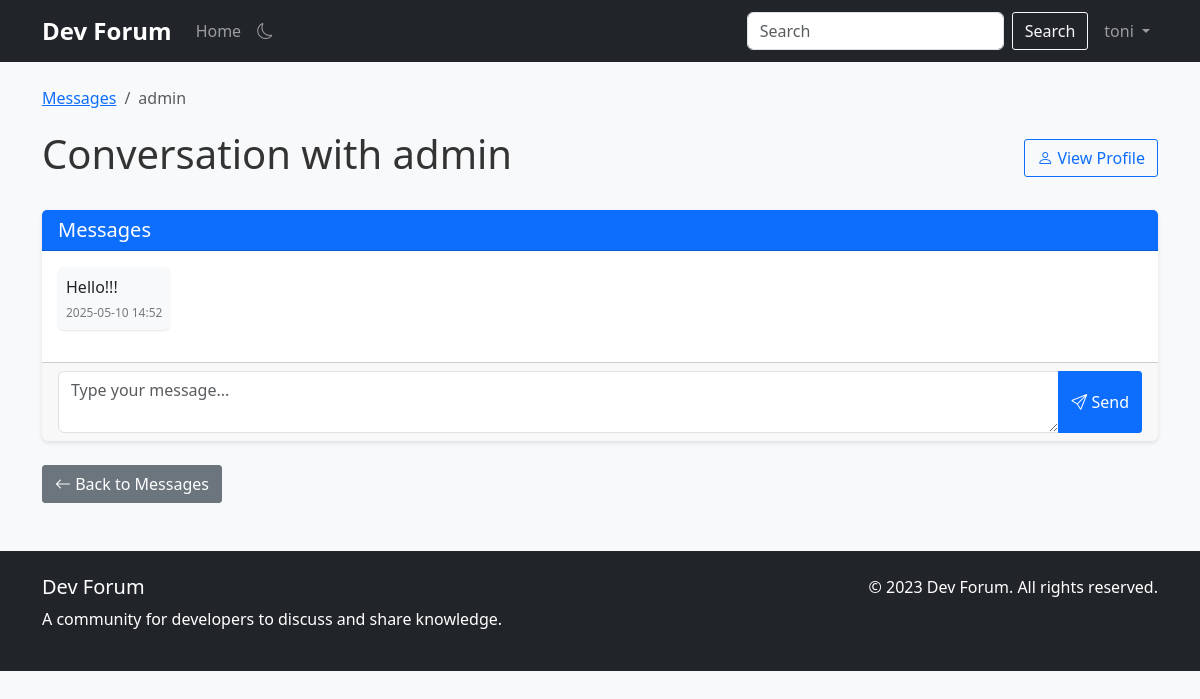
The app's page /messages/admin (signed in) with its own data.
### app.py (models this page shows, shortened)
class User(db.Model, UserMixin):
    id = db.Column(db.Integer, primary_key=True)
    username = db.Column(db.String(80), unique=True, nullable=False, index=True)
    email = db.Column(db.String(120), unique=True, nullable=False, index=True)
    password_hash = db.Column(db.String(128))
    bio = db.Column(db.Text, nullable=True)
    join_date = db.Column(db.DateTime, default=datetime.utcnow, index=True)
    is_admin = db.Column(db.Boolean, default=False)
    posts = db.relationship('Post', backref='author', lazy='dynamic', cascade='all, delete-orphan')
    comments = db.relationship('Comment', backref='author', lazy='dynamic', cascade='all, delete-orphan')

class Message(db.Model):
    id = db.Column(db.Integer, primary_key=True)
    content = db.Column(db.Text, nullable=False)
    created_at = db.Column(db.DateTime, default=datetime.utcnow, index=True)
    is_read = db.Column(db.Boolean, default=False)
    sender_id = db.Column(db.Integer, db.ForeignKey('user.id'), nullable=False, index=True)
    recipient_id = db.Column(db.Integer, db.ForeignKey('user.id'), nullable=False, index=True)
    sender = db.relationship('User', foreign_keys=[sender_id], backref=db.backref('sent_messages', lazy='dynamic'))
    recipient = db.relationship('User', foreign_keys=[recipient_id], backref=db.backref('received_messages', lazy='dynamic'))

### app.py (the view, shortened to what this page needs)
@app.route('/messages/<username>', methods=['GET', 'POST'])
@login_required
def conversation(username):
    user = User.query.filter_by(username=username).first_or_404()
    messages = Message.query.filter(
        ((Message.sender_id == current_user.id) & (Message.recipient_id == user.id)) |
        ((Message.sender_id == user.id) & (Message.recipient_id == current_user.id))
    ).order_by(Message.created_at).all()
    unread_messages = Message.query.filter_by(
        sender_id=user.id,
        recipient_id=current_user.id,
        is_read=False
    ).all()
    for message in unread_messages:
        message.is_read = True
    db.session.commit()
    return render_template('conversation.html', user=user, messages=messages)

### app.py (called while the page is built)
@app.template_filter('nl2br')
def nl2br(value):
    if value:
        value = str(value)
        return Markup(value.replace('\n', '<br>'))
    return value

@login_manager.user_loader
def load_user(user_id):
    return User.query.get(int(user_id))

@app.context_processor
def utility_processor():
    def recent_topics(limit=5):
        return Topic.query.order_by(Topic.created_at.desc()).limit(limit).all()
    def recent_posts(limit=5):
        return Post.query.order_by(Post.created_at.desc()).limit(limit).all()
    def user_count():
        return User.query.count()
    def topic_count():
        return Topic.query.count()
    def post_count():
        return Post.query.count()
    return {
        'recent_topics': recent_topics,
        'recent_posts': recent_posts,
        'user_count': user_count,
        'topic_count': topic_count,
        'post_count': post_count
    }

### templates/conversation.html (shortened to what this page needs)
{% extends "base.html" %}
{% block content %}
<div class="row">
    <div class="col-md-12">
        <nav aria-label="breadcrumb">
            <ol class="breadcrumb">
                <li class="breadcrumb-item"><a href="{{ url_for('messages') }}">Messages</a></li>
                <li class="breadcrumb-item active" aria-current="page">{{ user.username }}</li>
            </ol>
        </nav>
        <div class="d-flex justify-content-between align-items-center mb-4">
            <h1>Conversation with {{ user.username }}</h1>
            <a href="{{ url_for('profile', username=user.username) }}" class="btn btn-outline-primary">
                <i class="bi bi-person"></i> View Profile
            </a>
        </div>
        <div class="card mb-4">
            <div class="card-header bg-primary text-white">
                <h5 class="mb-0">Messages</h5>
            </div>
            <div class="card-body p-0">
                <div class="messages-container p-3" style="max-height: 500px; overflow-y: auto;">
                    {% for message in messages %}
                    <div class="message mb-3 {% if message.sender_id == current_user.id %}text-end{% endif %}">
                        <div class="message-bubble d-inline-block p-2 rounded {% if message.sender_id == current_user.id %}bg-primary text-white{% else %}bg-light{% endif %}" style="max-width: 75%;">
                            <div class="message-content">
                                {{ message.content|nl2br }}
                            </div>
                            <div class="message-time small text-{% if message.sender_id == current_user.id %}light{% else %}muted{% endif %}">
                                {{ message.created_at.strftime('%Y-%m-%d %H:%M') }}
                            </div>
                        </div>
                    </div>
                    {% else %}
                    <div class="text-center p-3">
                        <p class="mb-0">No messages yet. Start the conversation!</p>
                    </div>
                    {% endfor %}
                </div>
            </div>
            <div class="card-footer">
                <form method="post" action="{{ url_for('conversation', username=user.username) }}">
                    <div class="input-group">
                        <textarea class="form-control" name="content" placeholder="Type your message..." rows="2" required></textarea>
                        <button class="btn btn-primary" type="submit">
                            <i class="bi bi-send"></i> Send
                        </button>
                    </div>
                </form>
            </div>
        </div>
        <div class="mt-3">
            <a href="{{ url_for('messages') }}" class="btn btn-secondary">
                <i class="bi bi-arrow-left"></i> Back to Messages
            </a>
        </div>
    </div>
</div>
{% endblock %}

### templates/base.html (shortened to what this page needs)
<!DOCTYPE html>
<html lang="en">
<head>
    <link href="https://cdn.jsdelivr.net/npm/bootstrap@5.3.0-alpha1/dist/css/bootstrap.min.css" rel="stylesheet">
    <link rel="stylesheet" href="https://cdn.jsdelivr.net/npm/bootstrap-icons@1.10.3/font/bootstrap-icons.css">
    <link rel="stylesheet" href="{{ url_for('static', filename='css/style.css') }}">
</head>
<body>
    <nav class="navbar navbar-expand-lg navbar-dark bg-dark">
        <div class="container">
            <a class="navbar-brand" href="{{ url_for('index') }}">Dev Forum</a>
            <div class="collapse navbar-collapse" id="navbarNav">
                <ul class="navbar-nav me-auto">
                    <li class="nav-item">
                        <a class="nav-link" href="{{ url_for('index') }}">Home</a>
                    </li>
                </ul>
                <form class="d-flex me-2" action="{{ url_for('search') }}" method="get">
                    <input class="form-control me-2" type="search" name="query" placeholder="Search" aria-label="Search">
                    <button class="btn btn-outline-light" type="submit">Search</button>
                </form>
                <ul class="navbar-nav">
                    {% if current_user.is_authenticated %}
                    <li class="nav-item dropdown">
                        <a class="nav-link dropdown-toggle" href="#" id="navbarDropdown" role="button" data-bs-toggle="dropdown" aria-expanded="false">
                            {{ current_user.username }}
                        </a>
                    </li>
                    {% endif %}
                </ul>
            </div>
        </div>
    </nav>
    <div class="container mt-4">
        {% block content %}{% endblock %}
    </div>
    <footer class="bg-dark text-white mt-5 py-4">
        <div class="container">
            <div class="row">
                <div class="col-md-6">
                    <h5>Dev Forum</h5>
                    <p>A community for developers to discuss and share knowledge.</p>
                </div>
                <div class="col-md-6 text-md-end">
                    <p>&copy; 2023 Dev Forum. All rights reserved.</p>
                </div>
            </div>
        </div>
    </footer>
</body>
</html>

### static/css/style.css (style rules this page uses)
body { font-family: 'Segoe UI', Tahoma, Geneva, Verdana, sans-serif; background-color: #f8f9fa; color: #333; }
.navbar-brand { font-weight: bold; font-size: 1.5rem; }
.card { box-shadow: 0 2px 4px rgba(0, 0, 0, 0.1); border: none; margin-bottom: 20px; }
.card-header { font-weight: bold; }
footer { margin-top: 50px; }
.breadcrumb { background-color: transparent; padding: 0; margin-bottom: 20px; }
.btn { border-radius: 3px; }
.messages-container { display: flex; flex-direction: column; }
.message { margin-bottom: 15px; }
.message-bubble { border-radius: 18px; padding: 10px 15px; max-width: 75%; word-wrap: break-word; box-shadow: 0 1px 2px rgba(0, 0, 0, 0.1); }
.message:not(.text-end) .message-bubble { border-bottom-left-radius: 5px; background-color: #f1f1f1; }
.message-time { font-size: 0.75rem; margin-top: 5px; opacity: 0.8; }

### records on screen
User: username "toni"
User: username "admin"
Message: content "Hello!!!", created_at "2025-05-10 14:52"
